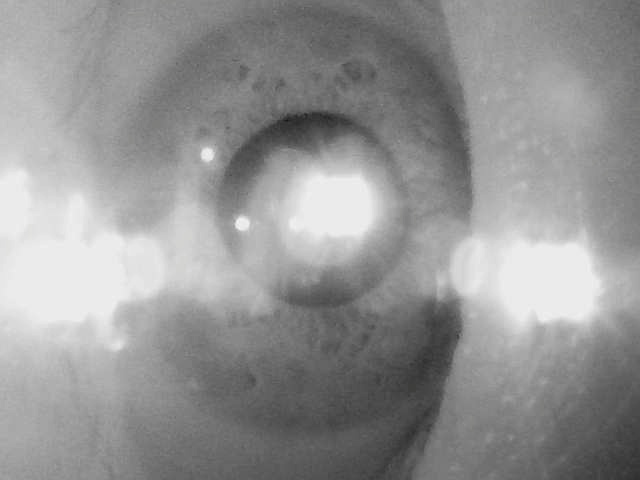
#> input picture eye_dataset_qt/session_20250520_204201/eye_00_04.jpg, 640 x 480 px
$ python -i detectors.py   (imports and definitions only)
#> lines starting #> are read from the running program, lines starting #| are printed output that depends on the picture; after the words box and inside, x2 and y2 are one past the last pixel; in counts of white or black regions, pixels touching at a corner belong together
#> further down, picture is the input picture: shape (480, 640, 3); mean B, G, R 147.9, 147.9, 147.9
### 2_pupilDetector/ut.py
import cv2
import numpy as np

# Crop the image to maintain a specific aspect ratio (width:height) before resizing.
def crop_to_aspect_ratio(image, width=640, height=480):

    # Calculate current aspect ratio
#> called with width = 640, height = 480
    current_height, current_width = image.shape[:2]
    desired_ratio = width / height
    current_ratio = current_width / current_height

    if current_ratio > desired_ratio:
        # Current image is too wide
        new_width = int(desired_ratio * current_height)
        offset = (current_width - new_width) // 2
        cropped_img = image[:, offset:offset+new_width]
    else:
        # Current image is too tall
        new_height = int(current_width / desired_ratio)
        offset = (current_height - new_height) // 2
        cropped_img = image[offset:offset+new_height, :]

    return cv2.resize(cropped_img, (width, height))

#apply thresholding to an image
def apply_binary_threshold(image, darkestPixelValue, addedThreshold):
    # Calculate the threshold as the sum of the two input values
    threshold = darkestPixelValue + addedThreshold
    # Apply the binary threshold
    _, thresholded_image = cv2.threshold(image, threshold, 255, cv2.THRESH_BINARY_INV)

    return thresholded_image

#mask all pixels outside a square defined by center and size
def mask_outside_square(image, center, size):
    x, y = center
    half_size = size // 2

    # Create a mask initialized to black
    mask = np.zeros_like(image)

    # Calculate the top-left corner of the square
    top_left_x = max(0, x - half_size)
    top_left_y = max(0, y - half_size)

    # Calculate the bottom-right corner of the square
    bottom_right_x = min(image.shape[1], x + half_size)
    bottom_right_y = min(image.shape[0], y + half_size)

    # Set the square area in the mask to white
    mask[top_left_y:bottom_right_y, top_left_x:bottom_right_x] = 255

    # Apply the mask to the image
    masked_image = cv2.bitwise_and(image, mask)

    return masked_image

#Finds a square area of dark pixels in the image
#@param I input image (converted to grayscale during search process)
#@return a point within the pupil region
def get_darkest_area(image):

    ignoreBounds = 20 #don't search the boundaries of the image for ignoreBounds pixels
    imageSkipSize = 10 #only check the darkness of a block for every Nth x and y pixel (sparse sampling)
    searchArea = 20 #the size of the block to search
    internalSkipSize = 5 #skip every Nth x and y pixel in the local search area (sparse sampling)

    # Convert to grayscale
    gray = cv2.cvtColor(image, cv2.COLOR_BGR2GRAY)

    min_sum = float('inf')
    darkest_point = None

    # Loop over the image with spacing defined by imageSkipSize, ignoring the boundaries
    for y in range(ignoreBounds, gray.shape[0] - ignoreBounds, imageSkipSize):
        for x in range(ignoreBounds, gray.shape[1] - ignoreBounds, imageSkipSize):
            # Calculate sum of pixel values in the search area, skipping pixels based on internalSkipSize
            current_sum = np.int64(0)
            num_pixels = 0
            for dy in range(0, searchArea, internalSkipSize):
                if y + dy >= gray.shape[0]:
                    break
                for dx in range(0, searchArea, internalSkipSize):
                    if x + dx >= gray.shape[1]:
                        break
                    current_sum += gray[y + dy][x + dx]
                    num_pixels += 1

            # Update the darkest point if the current block is darker
            if current_sum < min_sum and num_pixels > 0:
                min_sum = current_sum
                darkest_point = (x + searchArea // 2, y + searchArea // 2)  # Center of the block
#> after the loop, darkest_point = (290, 130); min_sum = 914

    return darkest_point

# New function to detect glint (brightest spot)
# [13 lines left out: function get_brightest_area, not called in this run]

def find_glints_near_pupil(image, pupil_center, search_size=90):
    gray = cv2.cvtColor(image, cv2.COLOR_BGR2GRAY)
    x, y = int(pupil_center[0]), int(pupil_center[1])
    h, w = gray.shape

    # 限制搜索区域在暗瞳周围
    x1, y1 = max(0, x - search_size), max(0, y - search_size)
    x2, y2 = min(w, x + search_size), min(h, y + search_size)
    roi = gray[y1:y2, x1:x2]

    # 二值化高亮区域
    _, thresh = cv2.threshold(roi, 220, 255, cv2.THRESH_BINARY)
    contours, _ = cv2.findContours(thresh, cv2.RETR_EXTERNAL, cv2.CHAIN_APPROX_SIMPLE)

    glints = []
    for cnt in contours:
        area = cv2.contourArea(cnt)
        if 5 <= area <= 80:  # 控制在 5–10px 大小范围
            M = cv2.moments(cnt)
            if M["m00"] != 0:
                cx = int(M["m10"] / M["m00"]) + x1
                cy = int(M["m01"] / M["m00"]) + y1
                glints.append((cx, cy))

    # 返回最接近水平排列的两个 glint 点
    if len(glints) >= 2:
        glints.sort(key=lambda p: p[0])  # 按 x 排序
        min_pair = min(((p1, p2) for i, p1 in enumerate(glints) for p2 in glints[i+1:]),
                       key=lambda pair: abs(pair[0][1] - pair[1][1]))
        return min_pair
    elif len(glints) == 1:
        return (glints[0], glints[0])
    else:
        return ((0, 0), (0, 0))

### 2_pupilDetector/detectors.py
import cv2
import numpy as np

import sys, os
# sys.path.append(os.path.dirname(os.path.abspath(__file__)))
from  ut import crop_to_aspect_ratio, apply_binary_threshold, mask_outside_square, get_darkest_area, get_brightest_area, find_glints_near_pupil

def optimize_contours_by_angle(contours, image):
    if len(contours) < 1:
        return contours

    # Holds the candidate points
    all_contours = np.concatenate(contours[0], axis=0)

    # Set spacing based on size of contours
    spacing = int(len(all_contours)/25)  # Spacing between sampled points

    # Temporary array for result
    filtered_points = []

    # Calculate centroid of the original contours
    centroid = np.mean(all_contours, axis=0)

    # Create an image of the same size as the original image
    point_image = image.copy()

    skip = 0

    # Loop through each point in the all_contours array
    for i in range(0, len(all_contours), 1):

        # Get three points: current point, previous point, and next point
        current_point = all_contours[i]
        prev_point = all_contours[i - spacing] if i - spacing >= 0 else all_contours[-spacing]
        next_point = all_contours[i + spacing] if i + spacing < len(all_contours) else all_contours[spacing]

        # Calculate vectors between points
        vec1 = prev_point - current_point
        vec2 = next_point - current_point

        with np.errstate(invalid='ignore'):
            # Calculate angles between vectors
            angle = np.arccos(np.dot(vec1, vec2) / (np.linalg.norm(vec1) * np.linalg.norm(vec2)))


        # Calculate vector from current point to centroid
        vec_to_centroid = centroid - current_point

        # Check if angle is oriented towards centroid
        # Calculate the cosine of the desired angle threshold (e.g., 80 degrees)
        cos_threshold = np.cos(np.radians(60))  # Convert angle to radians

        if np.dot(vec_to_centroid, (vec1+vec2)/2) >= cos_threshold:
            filtered_points.append(current_point)

    return np.array(filtered_points, dtype=np.int32).reshape((-1, 1, 2))

#returns the largest contour that is not extremely long or tall
#contours is the list of contours, pixel_thresh is the max pixels to filter, and ratio_thresh is the max ratio
def filter_contours_by_area_and_return_largest(contours, pixel_thresh, ratio_thresh):
    max_area = 0
    largest_contour = None

    for contour in contours:
        area = cv2.contourArea(contour)
        if area >= pixel_thresh:
            x, y, w, h = cv2.boundingRect(contour)
            length = max(w, h)
            width = min(w, h)

            # Calculate the length-to-width ratio and width-to-length ratio
            length_to_width_ratio = length / width
            width_to_length_ratio = width / length

            # Pick the higher of the two ratios
            current_ratio = max(length_to_width_ratio, width_to_length_ratio)

            # Check if highest ratio is within the acceptable threshold
            if current_ratio <= ratio_thresh:
                # Update the largest contour if the current one is bigger
                if area > max_area:
                    max_area = area
                    largest_contour = contour

    # Return a list with only the largest contour, or an empty list if no contour was found
    if largest_contour is not None:
        return [largest_contour]
    else:
        return []

#Fits an ellipse to the optimized contours and draws it on the image.
# [15 lines left out: function fit_and_draw_ellipses, not called in this run]

#checks how many pixels in the contour fall under a slightly thickened ellipse
#also returns that number of pixels divided by the total pixels on the contour border
#assists with checking ellipse goodness
def check_contour_pixels(contour, image_shape, debug_mode_on):
    # Check if the contour can be used to fit an ellipse (requires at least 5 points)
    if len(contour) < 5:
        return [0, 0]  # Not enough points to fit an ellipse

    # Create an empty mask for the contour
    contour_mask = np.zeros(image_shape, dtype=np.uint8)
    # Draw the contour on the mask, filling it
    cv2.drawContours(contour_mask, [contour], -1, (255), 1)

    # Fit an ellipse to the contour and create a mask for the ellipse
    ellipse_mask_thick = np.zeros(image_shape, dtype=np.uint8)
    ellipse_mask_thin = np.zeros(image_shape, dtype=np.uint8)
    ellipse = cv2.fitEllipse(contour)

    # Draw the ellipse with a specific thickness
    cv2.ellipse(ellipse_mask_thick, ellipse, (255), 10) #capture more for absolute
    cv2.ellipse(ellipse_mask_thin, ellipse, (255), 4) #capture fewer for ratio

    # Calculate the overlap of the contour mask and the thickened ellipse mask
    overlap_thick = cv2.bitwise_and(contour_mask, ellipse_mask_thick)
    overlap_thin = cv2.bitwise_and(contour_mask, ellipse_mask_thin)

    # Count the number of non-zero (white) pixels in the overlap
    absolute_pixel_total_thick = np.sum(overlap_thick > 0)#compute with thicker border
    absolute_pixel_total_thin = np.sum(overlap_thin > 0)#compute with thicker border

    # Compute the ratio of pixels under the ellipse to the total pixels on the contour border
    total_border_pixels = np.sum(contour_mask > 0)

    ratio_under_ellipse = absolute_pixel_total_thin / total_border_pixels if total_border_pixels > 0 else 0

    return [absolute_pixel_total_thick, ratio_under_ellipse, overlap_thin]

#outside of this method, select the ellipse with the highest percentage of pixels under the ellipse
#TODO for efficiency, work with downscaled or cropped images
def check_ellipse_goodness(binary_image, contour, debug_mode_on):
    ellipse_goodness = [0,0,0] #covered pixels, edge straightness stdev, skewedness
    # Check if the contour can be used to fit an ellipse (requires at least 5 points)
    if len(contour) < 5:
        print("length of contour was 0")
        return 0  # Not enough points to fit an ellipse

    # Fit an ellipse to the contour
    ellipse = cv2.fitEllipse(contour)

    # Create a mask with the same dimensions as the binary image, initialized to zero (black)
    mask = np.zeros_like(binary_image)

    # Draw the ellipse on the mask with white color (255)
    cv2.ellipse(mask, ellipse, (255), -1)

    # Calculate the number of pixels within the ellipse
    ellipse_area = np.sum(mask == 255)

    # Calculate the number of white pixels within the ellipse
    covered_pixels = np.sum((binary_image == 255) & (mask == 255))

    # Calculate the percentage of covered white pixels within the ellipse
    if ellipse_area == 0:
        print("area was 0")
        return ellipse_goodness  # Avoid division by zero if the ellipse area is somehow zero

    #percentage of covered pixels to number of pixels under area
    ellipse_goodness[0] = covered_pixels / ellipse_area

    #skew of the ellipse (less skewed is better?) - may not need this
    axes_lengths = ellipse[1]  # This is a tuple (minor_axis_length, major_axis_length)
    major_axis_length = axes_lengths[1]
    minor_axis_length = axes_lengths[0]
    ellipse_goodness[2] = min(ellipse[1][1]/ellipse[1][0], ellipse[1][0]/ellipse[1][1])

    return ellipse_goodness

def process_frames(thresholded_image_strict, thresholded_image_medium, thresholded_image_relaxed, frame, gray_frame, darkest_point, debug_mode_on, render_cv_window):

    final_rotated_rect = ((0,0),(0,0),0)

    image_array = [thresholded_image_relaxed, thresholded_image_medium, thresholded_image_strict] #holds images
    name_array = ["relaxed", "medium", "strict"] #for naming windows
    final_image = image_array[0] #holds return array
    final_contours = [] #holds final contours
    ellipse_reduced_contours = [] #holds an array of the best contour points from the fitting process
    goodness = 0 #goodness value for best ellipse
    best_array = 0
    kernel_size = 5  # Size of the kernel (5x5)
    kernel = np.ones((kernel_size, kernel_size), np.uint8)
    gray_copy1 = gray_frame.copy()
    gray_copy2 = gray_frame.copy()
    gray_copy3 = gray_frame.copy()
    gray_copies = [gray_copy1, gray_copy2, gray_copy3]
    final_goodness = 0

    #iterate through binary images and see which fits the ellipse best
    for i in range(1,4):
        # Dilate the binary image
        dilated_image = cv2.dilate(image_array[i-1], kernel, iterations=2)#medium

        # Find contours
        contours, hierarchy = cv2.findContours(dilated_image, cv2.RETR_EXTERNAL, cv2.CHAIN_APPROX_SIMPLE)

        # Create an empty image to draw contours
        contour_img2 = np.zeros_like(dilated_image)
        reduced_contours = filter_contours_by_area_and_return_largest(contours, 1000, 3)

        if len(reduced_contours) > 0 and len(reduced_contours[0]) > 5:
            current_goodness = check_ellipse_goodness(dilated_image, reduced_contours[0], debug_mode_on)
            #gray_copy = gray_frame.copy()
            #cv2.drawContours(gray_copies[i-1], reduced_contours, -1, (255), 1)
            ellipse = cv2.fitEllipse(reduced_contours[0])
            if debug_mode_on: #show contours
                cv2.imshow(name_array[i-1] + " threshold", gray_copies[i-1])

            #in total pixels, first element is pixel total, next is ratio
            total_pixels = check_contour_pixels(reduced_contours[0], dilated_image.shape, debug_mode_on)

            cv2.ellipse(gray_copies[i-1], ellipse, (255, 0, 0), 2)  # Draw with specified color and thickness of 2
            font = cv2.FONT_HERSHEY_SIMPLEX  # Font type

            final_goodness = current_goodness[0]*total_pixels[0]*total_pixels[0]*total_pixels[1]

            #show intermediary images with text output
            if debug_mode_on:
                cv2.putText(gray_copies[i-1], "%filled:     " + str(current_goodness[0])[:5] + " (percentage of filled contour pixels inside ellipse)", (10,30), font, .55, (255,255,255), 1) #%filled
                cv2.putText(gray_copies[i-1], "abs. pix:   " + str(total_pixels[0]) + " (total pixels under fit ellipse)", (10,50), font, .55, (255,255,255), 1    ) #abs pix
                cv2.putText(gray_copies[i-1], "pix ratio:  " + str(total_pixels[1]) + " (total pix under fit ellipse / contour border pix)", (10,70), font, .55, (255,255,255), 1    ) #abs pix
                cv2.putText(gray_copies[i-1], "final:     " + str(final_goodness) + " (filled*ratio)", (10,90), font, .55, (255,255,255), 1) #skewedness
                cv2.imshow(name_array[i-1] + " threshold", image_array[i-1])
                cv2.imshow(name_array[i-1], gray_copies[i-1])

        if final_goodness > 0 and final_goodness > goodness:
            goodness = final_goodness
            ellipse_reduced_contours = total_pixels[2]
            best_image = image_array[i-1]
            final_contours = reduced_contours
            final_image = dilated_image

    if debug_mode_on:
        cv2.imshow("Reduced contours of best thresholded image", ellipse_reduced_contours)

    test_frame = frame.copy()

    final_contours = [optimize_contours_by_angle(final_contours, gray_frame)]

    if final_contours and not isinstance(final_contours[0], list) and len(final_contours[0] > 5):
        #cv2.drawContours(test_frame, final_contours, -1, (255, 255, 255), 1)
        ellipse = cv2.fitEllipse(final_contours[0])
        final_rotated_rect = ellipse
        cv2.ellipse(test_frame, ellipse, (55, 255, 0), 2)
        #cv2.circle(test_frame, darkest_point, 3, (255, 125, 125), -1)
        center_x, center_y = map(int, ellipse[0])
        cv2.circle(test_frame, (center_x, center_y), 3, (255, 255, 0), -1)
        cv2.putText(test_frame, "SPACE = play/pause", (10,410), cv2.FONT_HERSHEY_SIMPLEX, .55, (255,90,30), 2) #space
        cv2.putText(test_frame, "Q      = quit", (10,430), cv2.FONT_HERSHEY_SIMPLEX, .55, (255,90,30), 2) #quit
        cv2.putText(test_frame, "D      = show debug", (10,450), cv2.FONT_HERSHEY_SIMPLEX, .55, (255,90,30), 2) #debug

    if render_cv_window:
        cv2.imshow('best_thresholded_image_contours_on_frame', test_frame)

    # Create an empty image to draw contours
    contour_img3 = np.zeros_like(image_array[i-1])

    if len(final_contours[0]) >= 5:
        contour = np.array(final_contours[0], dtype=np.int32).reshape((-1, 1, 2)) #format for cv2.fitEllipse
        ellipse = cv2.fitEllipse(contour) # Fit ellipse
        cv2.ellipse(gray_frame, ellipse, (255,255,255), 2)  # Draw with white color and thickness of 2

    #process_frames now returns a rotated rectangle for the ellipse for easy access
    return final_rotated_rect


# Finds the pupil in an individual frame and returns the center point
def process_frame(frame):

    # Crop and resize frame
    frame = crop_to_aspect_ratio(frame)

    #find the darkest point
    darkest_point = get_darkest_area(frame)
#> darkest_point = (290, 130)
    # Also find the brightest point for glint
    # brightest_point = get_brightest_area(frame)


    # Convert to grayscale to handle pixel value operations
    gray_frame = cv2.cvtColor(frame, cv2.COLOR_BGR2GRAY)
    darkest_pixel_value = gray_frame[darkest_point[1], darkest_point[0]]
#> darkest_pixel_value = 58

    # apply thresholding operations at different levels
    # at least one should give us a good ellipse segment
    thresholded_image_strict = apply_binary_threshold(gray_frame, darkest_pixel_value, 5)#lite
#> in apply_binary_threshold, `threshold = darkestPixelValue + addedThreshold`: threshold = 63
#> in apply_binary_threshold, `_, thresholded_image = cv2.threshold(image, threshold, 255, cv2.THRESH..`:
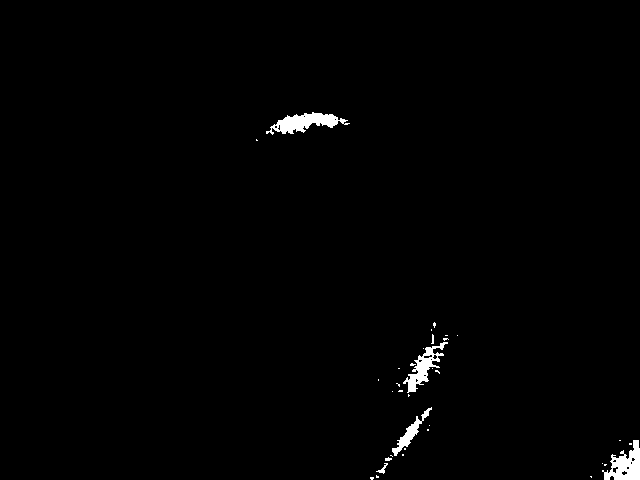
#> thresholded_image: shape (480, 640); 0.99% white; 35 white regions (28 under 20 px), largest, box (x1, y1, x2, y2) and area: (266, 112, 350, 135) 886, (602, 440, 640, 480) 823, (403, 342, 448, 393) 697
    thresholded_image_strict = mask_outside_square(thresholded_image_strict, darkest_point, 250)
#> in mask_outside_square, `x, y = center`: x = 290; y = 130
#> in mask_outside_square, `top_left_x = max(0, x - half_size)`: top_left_x = 165
#> in mask_outside_square, `top_left_y = max(0, y - half_size)`: top_left_y = 5
#> in mask_outside_square, `bottom_right_x = min(image.shape[1], x + half_size)`: bottom_right_x = 415
#> in mask_outside_square, `bottom_right_y = min(image.shape[0], y + half_size)`: bottom_right_y = 255
#> in mask_outside_square, `masked_image = cv2.bitwise_and(image, mask)`:
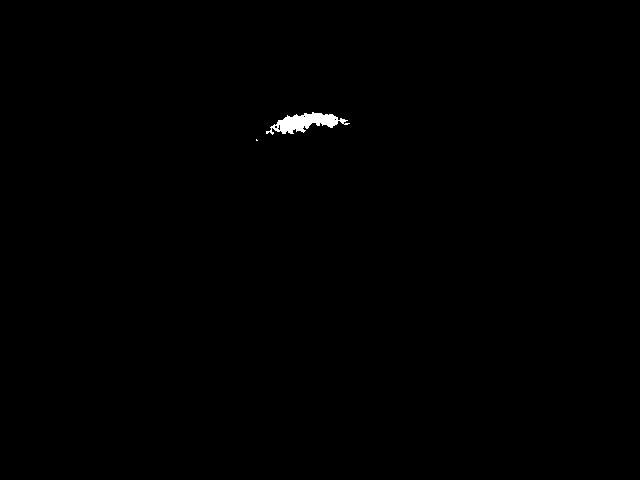
#> masked_image: shape (480, 640); 0.29% white; 2 white regions (1 under 20 px), largest, box (x1, y1, x2, y2) and area: (266, 112, 350, 135) 886

    thresholded_image_medium = apply_binary_threshold(gray_frame, darkest_pixel_value, 15)#medium
#> call 2 of apply_binary_threshold, with darkestPixelValue = 58, addedThreshold = 15
#> in apply_binary_threshold (call 2), `threshold = darkestPixelValue + addedThreshold`: threshold = 73
#> in apply_binary_threshold (call 2), `_, thresholded_image = cv2.threshold(image, threshold, 255, cv2.THRESH..`:
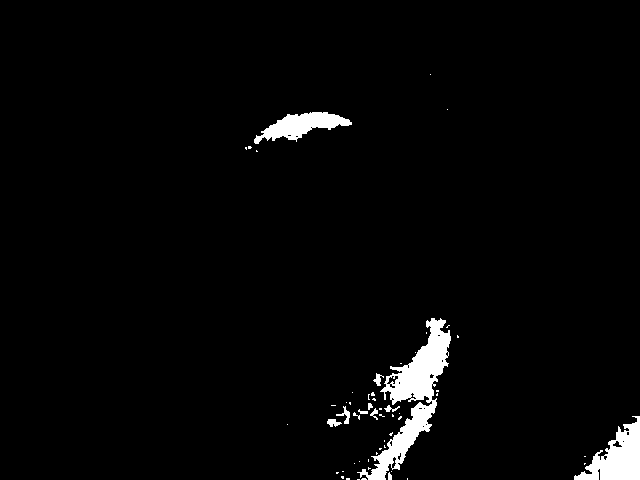
#> thresholded_image: shape (480, 640); 2.8% white; 56 white regions (44 under 20 px), largest, box (x1, y1, x2, y2) and area: (357, 318, 451, 480) 4454, (574, 416, 640, 480) 2131, (254, 112, 352, 144) 1466
    thresholded_image_medium = mask_outside_square(thresholded_image_medium, darkest_point, 250)
#> call 2 of mask_outside_square, with center = (290, 130), size = 250
#> in mask_outside_square (call 2), `masked_image = cv2.bitwise_and(image, mask)`:
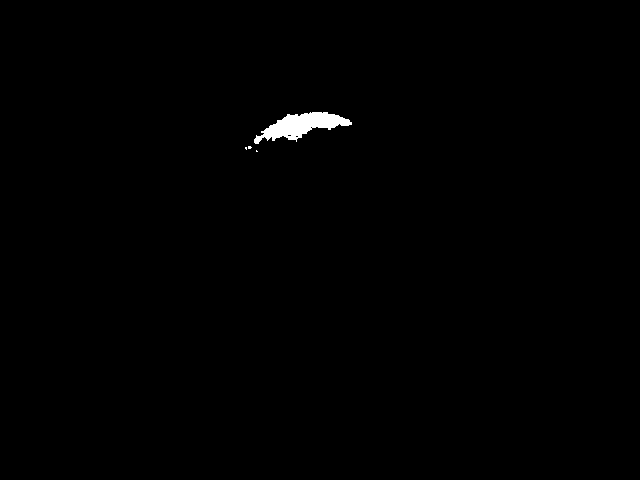
#> masked_image: shape (480, 640); 0.48% white; 4 white regions (3 under 20 px), largest, box (x1, y1, x2, y2) and area: (254, 112, 352, 144) 1466

    thresholded_image_relaxed = apply_binary_threshold(gray_frame, darkest_pixel_value, 25)#heavy
#> call 3 of apply_binary_threshold, with darkestPixelValue = 58, addedThreshold = 25
#> in apply_binary_threshold (call 3), `threshold = darkestPixelValue + addedThreshold`: threshold = 83
#> in apply_binary_threshold (call 3), `_, thresholded_image = cv2.threshold(image, threshold, 255, cv2.THRESH..`:
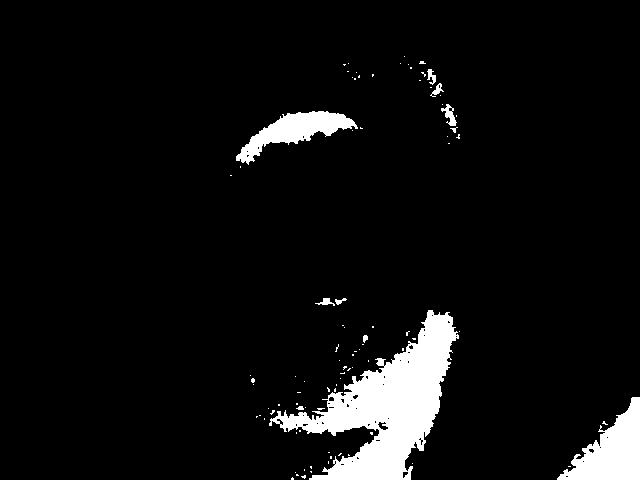
#> thresholded_image: shape (480, 640); 6.3% white; 92 white regions (81 under 20 px), largest, box (x1, y1, x2, y2) and area: (269, 310, 459, 480) 12483, (557, 397, 640, 480) 3531, (236, 111, 358, 165) 2442
    thresholded_image_relaxed = mask_outside_square(thresholded_image_relaxed, darkest_point, 250)
#> (the rest of the program and of its run is left out)
